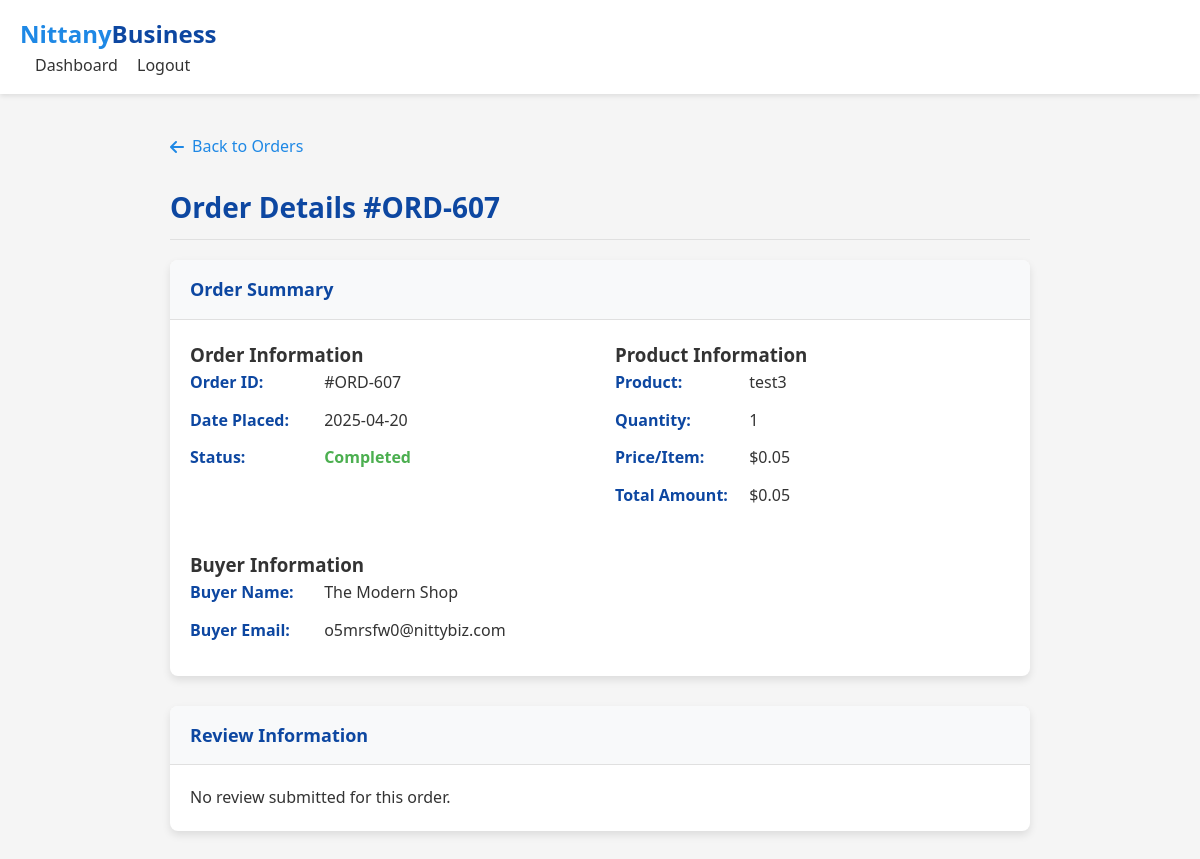
Before: /order/607 (signed in) with the older database file.
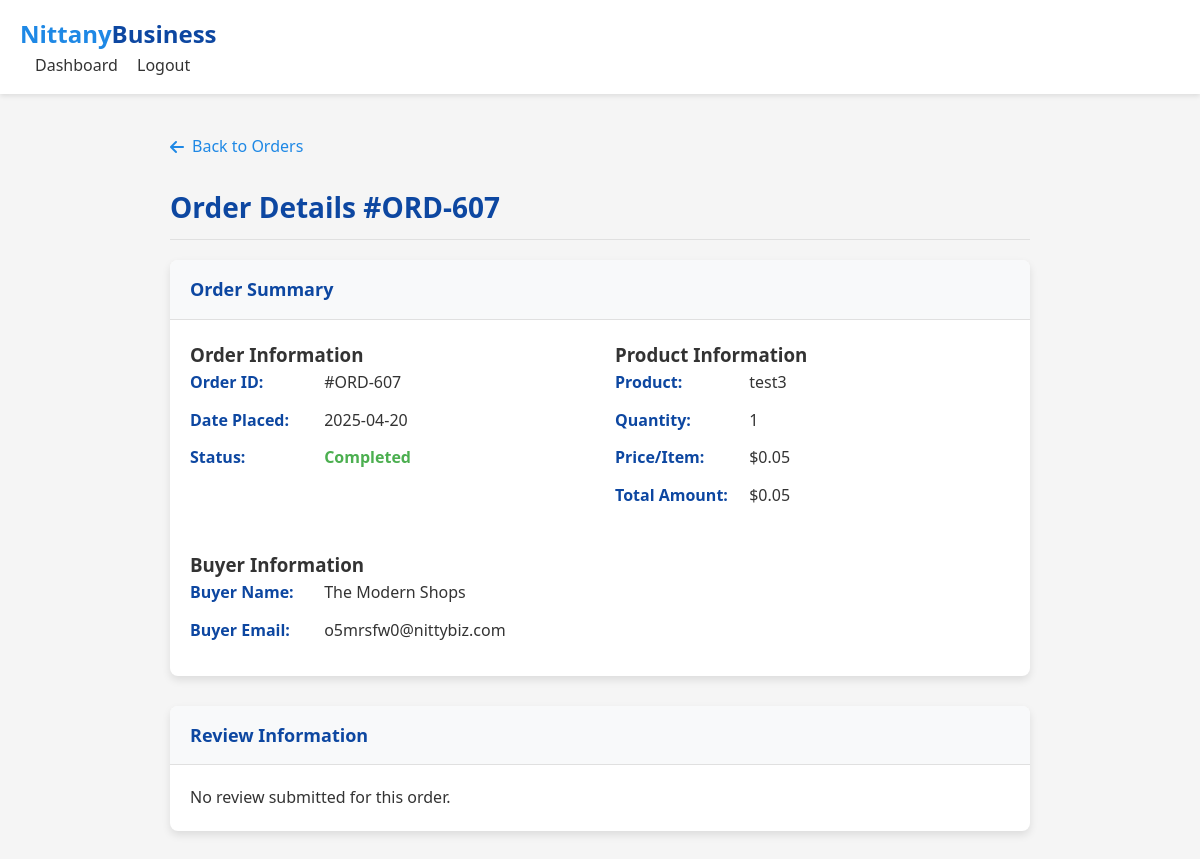
After: the same page with the newer database file.
### tables this page shows
CREATE TABLE Orders (
    order_id INTEGER PRIMARY KEY,
    seller_email TEXT NOT NULL,
    listing_id INTEGER NOT NULL,
    buyer_email TEXT NOT NULL,
    date TEXT NOT NULL,
    quantity INTEGER NOT NULL,
    payment REAL NOT NULL,
    FOREIGN KEY (seller_email, listing_id) REFERENCES Product_Listings(seller_email, listing_id),
    FOREIGN KEY (buyer_email) REFERENCES Buyer(email)
);

CREATE TABLE Product_Listings (
    seller_email TEXT,
    listing_id INTEGER,
    category TEXT NOT NULL,
    product_title TEXT NOT NULL,
    product_name TEXT NOT NULL,
    product_description TEXT,
    quantity INTEGER NOT NULL,
    product_price REAL NOT NULL,
    status TEXT NOT NULL,
    PRIMARY KEY (seller_email, listing_id),
    FOREIGN KEY (seller_email) REFERENCES Sellers(email),
    FOREIGN KEY (category) REFERENCES Categories(category_name)
);

CREATE TABLE Buyer (
    email TEXT PRIMARY KEY,
    business_name TEXT,
    buyer_address_id INTEGER,
    FOREIGN KEY (email) REFERENCES Users(email),
    FOREIGN KEY (buyer_address_id) REFERENCES Address(address_ID)
);

### app.py (the view, shortened to what this page needs)
@app.route('/order/<int:order_id>')
def view_order(order_id):
    if 'user_email' not in session:
        return redirect(url_for('login'))
    conn = get_db_connection()
    order = None
    if session['user_type'] == 'buyer':
        order = conn.execute(
            '''SELECT o.*, pl.Product_Title, pl.Product_Description, pl.Product_Price,
                  s.business_name AS seller_name, s.email AS seller_email,
                  (SELECT COUNT(*) FROM Reviews r WHERE r.Order_ID = o.Order_ID) > 0 AS has_review
               FROM Orders o
               JOIN Product_Listings pl ON o.Listing_ID = pl.Listing_ID
               JOIN Sellers s ON pl.Seller_Email = s.email
               WHERE o.Order_ID = ? AND o.Buyer_Email = ?''',
            (order_id, session['user_email'])
        ).fetchone()
    elif session['user_type'] == 'seller':
        order = conn.execute(
            '''SELECT o.*, pl.Product_Title, pl.Product_Description, pl.Product_Price,
                  b.business_name AS buyer_name, b.email AS buyer_email,
                  (SELECT COUNT(*) FROM Reviews r WHERE r.Order_ID = o.Order_ID) > 0 AS has_review
               FROM Orders o
               JOIN Product_Listings pl ON o.Listing_ID = pl.Listing_ID
               JOIN Buyer b ON o.Buyer_Email = b.email
               WHERE o.Order_ID = ? AND pl.Seller_Email = ?''',
            (order_id, session['user_email'])
        ).fetchone()
    if not order:
        conn.close()
        flash('Order not found or access denied')
        return redirect(url_for(f'{session["user_type"]}_dashboard'))
    review = conn.execute(
        'SELECT * FROM Reviews WHERE Order_ID = ?',
        (order_id,)
    ).fetchone()
    conn.close()
    return render_template(
        'order_detail.html',
        user_email=session['user_email'],
        user_type=session['user_type'],
        order=order,
        review=review
    )

### app.py (called while the page is built)
def get_db_connection():
    conn = sqlite3.connect(app.config['DATABASE'])
    conn.row_factory = sqlite3.Row
    return conn

### templates/order_detail.html (shortened to what this page needs)
<!DOCTYPE html>
<html lang="en">
<head>
    <link rel="stylesheet" href="https://cdnjs.cloudflare.com/ajax/libs/font-awesome/6.4.0/css/all.min.css">
</head>
<body>
    <header>
        <div class="container">
            <nav class="navbar">
                <a href="/" class="logo">Nittany<span>Business</span></a>
                <div class="header-links">
                    {% if user_type == 'buyer' %}
                    <a href="{{ url_for('buyer_dashboard') }}">Dashboard</a>
                    {% elif user_type == 'seller' %}
                    <a href="{{ url_for('seller_dashboard') }}">Dashboard</a>
                    {% elif user_type == 'helpdesk' %}
                    <a href="{{ url_for('helpdesk_dashboard') }}">Dashboard</a>
                    {% endif %}
                    <a href="{{ url_for('logout') }}">Logout</a>
                </div>
            </nav>
        </div>
    </header>
    <main>
        <div class="container">
            {% if order %}
            <a href="{{ url_for(user_type ~ '_dashboard', tab='orders') }}" class="back-link">
                <i class="fas fa-arrow-left"></i> Back to Orders
            </a>
            <h1 class="page-title">Order Details #ORD-{{ order.Order_ID }}</h1>
            <div class="card">
                <div class="card-header">
                    <h2>Order Summary</h2>
                </div>
                <div class="card-body order-details-grid">
                    <div>
                        <h3>Order Information</h3>
                        <div class="detail-item"><span class="detail-label">Order ID:</span> #ORD-{{ order.Order_ID }}
                        </div>
                        <div class="detail-item"><span class="detail-label">Date Placed:</span> {{ order.Date }}</div>
                        <div class="detail-item"><span class="detail-label">Status:</span>
                            {% if order.Payment > 0 %} <span
                                style="color: var(--success-color); font-weight: bold;">Completed</span> {% else %}
                            <span style="color: var(--warning-color); font-weight: bold;">Pending</span> {% endif %}
                        </div>
                    </div>
                    <div>
                        <h3>Product Information</h3>
                        <div class="detail-item"><span class="detail-label">Product:</span> {{ order.Product_Title }}
                        </div>
                        <div class="detail-item"><span class="detail-label">Quantity:</span> {{ order.Quantity }}</div>
                        <div class="detail-item"><span class="detail-label">Price/Item:</span> ${{
                            "%.2f"|format(order.Product_Price) }}</div>
                        <div class="detail-item"><span class="detail-label">Total Amount:</span> ${{
                            "%.2f"|format(order.Payment) }}</div>
                    </div>
                    {% if user_type == 'buyer' %}
                    <div>
                        <h3>Seller Information</h3>
                        <div class="detail-item"><span class="detail-label">Seller Name:</span> {{ order.seller_name }}
                        </div>
                        <div class="detail-item"><span class="detail-label">Seller Email:</span> {{ order.Seller_Email
                            }}</div>
                    </div>
                    {% elif user_type == 'seller' or user_type == 'helpdesk' %}
                    <div>
                        <h3>Buyer Information</h3>
                        <div class="detail-item"><span class="detail-label">Buyer Name:</span> {{ order.buyer_name }}
                        </div>
                        <div class="detail-item"><span class="detail-label">Buyer Email:</span> {{ order.Buyer_Email }}
                        </div>
                    </div>
                    {% endif %}
                </div>
            </div>
            <div class="card review-section">
                <div class="card-header">
                    <h2>Review Information</h2>
                </div>
                <div class="card-body">
                    {% if review %}
                    <div class="detail-item">
                        <span class="detail-label">Rating:</span>
                        <span class="stars">
                            {% for i in range(review.Rating) %}<i class="fas fa-star"></i>{% endfor %}{% for i in
                            range(5 - review.Rating) %}<i class="far fa-star"></i>{% endfor %}
                        </span>
                    </div>
                    <div class="detail-item"><span class="detail-label">Comment:</span>
                        <p style="margin-top: 5px;">{{ review.Review_Desc if review.Review_Desc else 'No comment
                            provided.' }}</p>
                    </div>
                    {% elif user_type == 'buyer' and order.Payment > 0 %}
                    <p>You haven't reviewed this order yet.</p>
                    <button class="btn btn-primary review-btn" data-order="{{ order.Order_ID }}"
                        data-product="{{ order.Product_Title }}">Write a Review</button>
                    {% else %}
                    <p>No review submitted for this order.</p>
                    {% endif %}
                </div>
            </div>
            {% else %}
            <h1 class="page-title">Order Not Found</h1>
            <p>The requested order could not be found or you do not have permission to view it.</p>
            <a href="{{ url_for(user_type ~ '_dashboard') if user_type else url_for('index') }}" class="back-link">
                <i class="fas fa-arrow-left"></i> Back to Dashboard
            </a>
            {% endif %}
        </div>
    </main>
</body>
</html>

### templates/order_detail.html (style rules this page uses)
:root { --primary-color: #1e88e5; --secondary-color: #0d47a1; --accent-color: #64b5f6; --success-color: #4caf50; --warning-color: #ff9800; --danger-color: #f44336; --text-color: #333; --light-bg: #f5f5f5; --card-shadow: 0 4px 8px rgba(0, 0, 0, 0.1); --hover-transition: all 0.3s ease; --border-color: #e0e0e0; }
* { margin: 0; padding: 0; box-sizing: border-box; font-family: 'Segoe UI', Tahoma, Geneva, Verdana, sans-serif; }
body { background-color: var(--light-bg); color: var(--text-color); line-height: 1.6; min-height: 100vh; display: flex; flex-direction: column; }
.container { max-width: 900px; margin: 0 auto; padding: 0 20px; }
header { background-color: white; box-shadow: 0 2px 5px rgba(0, 0, 0, 0.1); padding: 15px 0; position: sticky; top: 0; z-index: 100; }
header .container { max-width: 1200px; display: flex; justify-content: space-between; align-items: center; }
.logo { font-size: 24px; font-weight: bold; color: var(--primary-color); text-decoration: none; }
.logo span { color: var(--secondary-color); }
.header-links a { margin-left: 15px; color: var(--text-color); text-decoration: none; font-weight: 500; }
main { flex: 1; padding: 40px 0; }
.page-title { font-size: 28px; color: var(--secondary-color); margin-bottom: 20px; text-align: left; border-bottom: 1px solid var(--border-color); padding-bottom: 10px; }
.card { background-color: white; border-radius: 8px; box-shadow: var(--card-shadow); margin-bottom: 25px; overflow: hidden; }
.card-header { padding: 15px 20px; border-bottom: 1px solid var(--border-color); background-color: #f8f9fa; }
.card-header h2 { font-size: 18px; color: var(--secondary-color); margin: 0; }
.card-body { padding: 20px; }
.back-link { display: inline-flex; align-items: center; gap: 8px; color: var(--primary-color); text-decoration: none; margin-bottom: 25px; font-weight: 500; }
.order-details-grid { display: grid; grid-template-columns: repeat(auto-fit, minmax(300px, 1fr)); gap: 30px; }
.detail-item { margin-bottom: 12px; font-size: 16px; }
.detail-label { font-weight: 600; color: var(--secondary-color); display: inline-block; width: 130px; }
.review-section { margin-top: 30px; }

Changed rows visible on the page:
changed Buyer: buyer_name "The Modern Shop" → "The Modern Shops"
